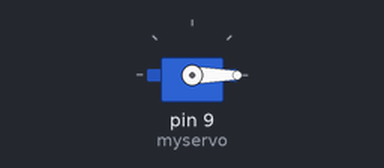
This sketch was run on a simulated Arduino Uno, built with avr-gcc and run on an emulated ATmega328P. Shown: servo.

Above: at 5.05 s.
At 7.5 s:
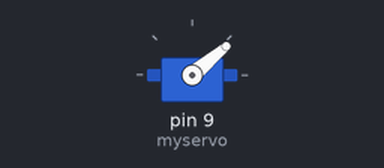
At 10.0 s:
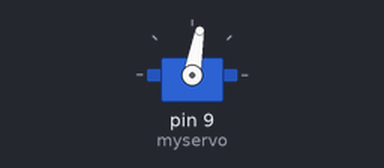
At 15.0 s:
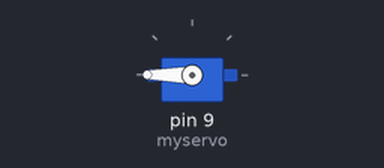
Timing chart, 0 to 18.0 s (numbered marks = the images above):
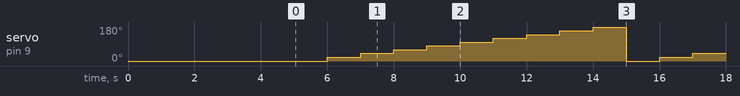

The sketch:

rotate_servo.ino
```cpp
#include <Servo.h>

Servo myservo;  // create servo object to control a servo

void setup() {
  myservo.attach(9);  // attaches the servo on pin 9 to the servo object
  myservo.write(0);              // tell servo to go to position in variable 'pos'
  delay(5000);
}

void loop() {
  for (int pos = 0; pos <= 180; pos += 20) { // goes from 0 degrees to 180 degrees
    // in steps of 10 degrees
    myservo.write(pos);              // tell servo to go to position in variable 'pos'
    delay(1000);                     // waits 1s for the servo to reach the position
  }

}
```

Measured:
- by itself, servo on pin 9 (myservo): repeats every 10.0 s: 40° 1.0 s, 60° 1.0 s, 80° 1.0 s, 100° 1.0 s, 120° 1.0 s, 140° 1.0 s, 160° 1.0 s, 180° 1.0 s, 0° 1.0 s, 20° 1.0 s
